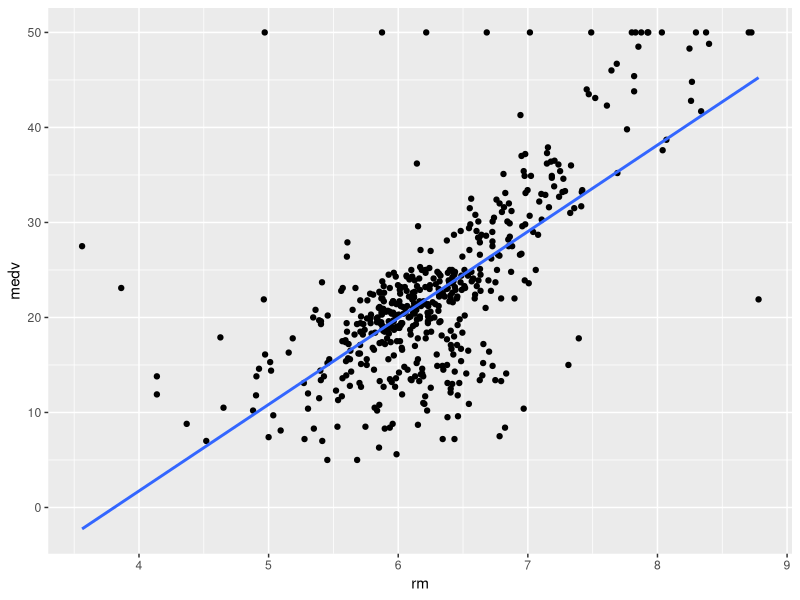
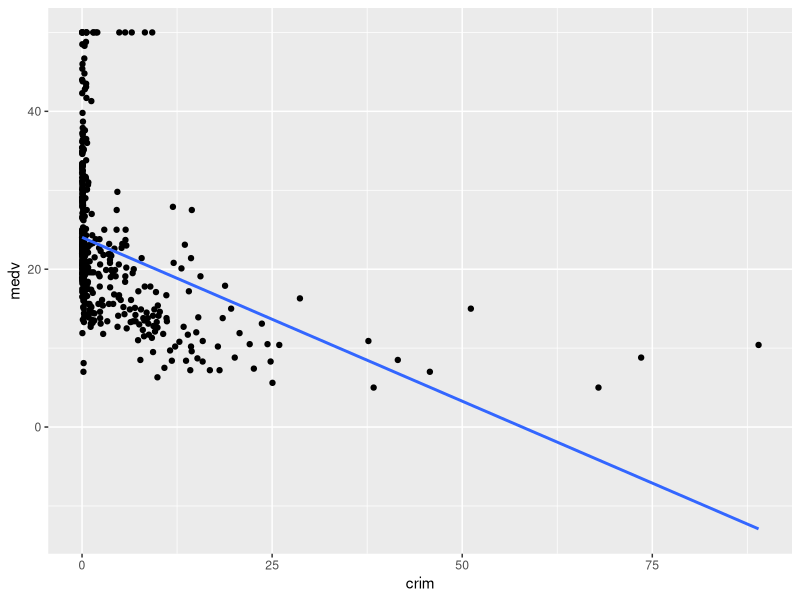
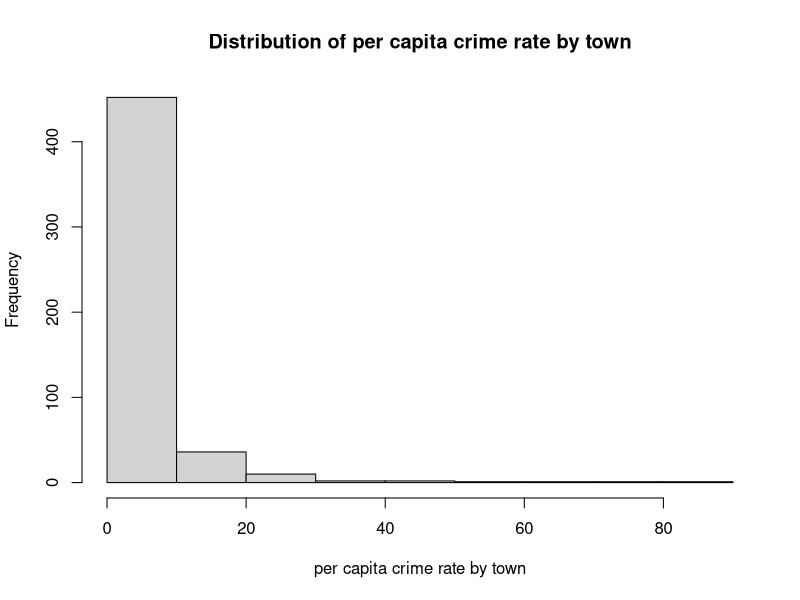

These figures' R source, in order:
## ---- chunk 1
# Enter your name here: Hrishikesh Telang
## ---- chunk 2
# 1. I did this homework by myself, with help from the book and the professor.
## ---- chunk 3
library(MASS) #Call library MASS
library(ggplot2) #Call library ggplot2
ggplot(data=Boston) + aes(x=rm, y=medv) + geom_point() + geom_smooth(method="lm", se=FALSE)
#geom_smooth returns a linear model, ggplot plots the data of the Boston dataset,
#aes decides the x and y axes of the plane, and geom_point returns point distribution. 
## ---- chunk 4
?Boston
## ---- chunk 5
ggplot(data=Boston) + aes(x=crim, y=medv) + geom_point() + geom_smooth(method="lm", se=FALSE)
## ---- chunk 6
hist(Boston$crim,
     main='Distribution of per capita crime rate by town',
     xlab='per capita crime rate by town',
     simplify=TRUE)

#The following distribution does have anomalies. It is highly right skewed 
#which totally deviates from normal distribution.
## ---- chunk 7
lm(formula = medv ~ crim, data=Boston)
## ---- chunk 8
sample <- lm(formula = medv ~ crim, data=Boston)
sample
## ---- chunk 9
lmOut <- lm(formula=medv ~ crim + rm + dis, data=Boston)
summary(lmOut)

lmOut2 <- lm(formula=medv ~ crim, data=Boston)
summary(lmOut2)

lmOut3 <- lm(formula=medv ~ rm, data=Boston)
summary(lmOut3)

lmOut4 <- lm(formula=medv ~ dis, data=Boston)
summary(lmOut4)
## ---- chunk 10
#We tried analyzing the predictions for four different types of independent variables:
#With independent variables crim + rm + dis, p-value is < 2.2e-16 whereas Adjusted R-squared:  0.5399,
#With a single independent variable crim, p-value is < 2.2e-16 whereas Adjusted R-squared:  0.1491,
#With a single independent variable rm, p-value is < 2.2e-16 whereas Adjusted R-squared:  0.4825,
#And finally, with a single independent variable dis, p-value is 1.207e-08 whereas Adjusted R-squared:  0.0606.
#Of these, independent variables crim + rm + dis produce the highest fitting variables.
## ---- chunk 11
predDF <- data.frame(crim = 0.26, dis=3.2, rm=6.2)
predDF
## ---- chunk 12
predict(lmOut, predDF)
